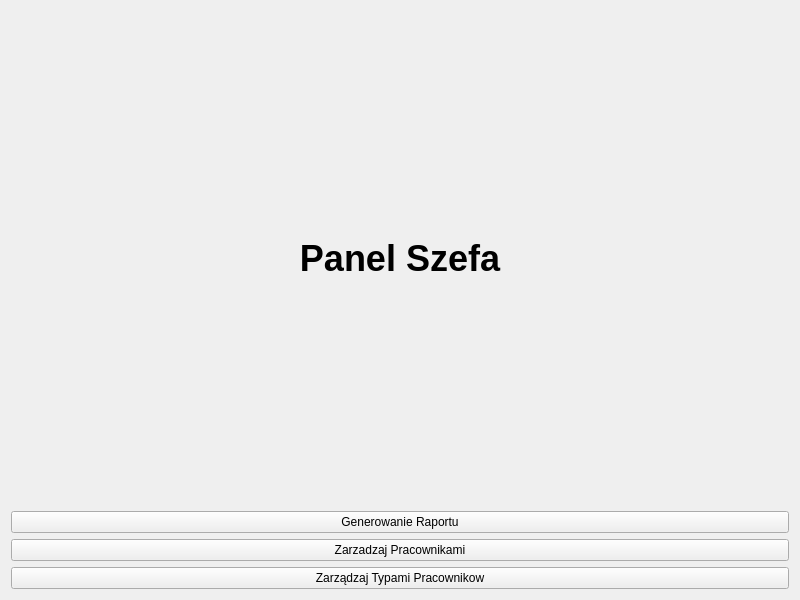
<?xml version="1.0" encoding="UTF-8"?>
<ui version="4.0">
 <class>PanelSzefa</class>
 <widget class="QWidget" name="PanelSzefa">
  <property name="geometry">
   <rect>
    <x>0</x>
    <y>0</y>
    <width>800</width>
    <height>600</height>
   </rect>
  </property>
  <property name="windowTitle">
   <string>Form</string>
  </property>
  <layout class="QVBoxLayout" name="verticalLayout">
   <item>
    <widget class="QLabel" name="label">
     <property name="font">
      <font>
       <pointsize>27</pointsize>
       <bold>true</bold>
      </font>
     </property>
     <property name="text">
      <string>Panel Szefa</string>
     </property>
     <property name="alignment">
      <set>Qt::AlignCenter</set>
     </property>
    </widget>
   </item>
   <item>
    <widget class="QPushButton" name="Raport_Button">
     <property name="text">
      <string>Generowanie Raportu</string>
     </property>
    </widget>
   </item>
   <item>
    <widget class="QPushButton" name="Pracownicy_Button">
     <property name="text">
      <string>Zarzadzaj Pracownikami</string>
     </property>
    </widget>
   </item>
   <item>
    <widget class="QPushButton" name="Typy_Button">
     <property name="text">
      <string>Zarządzaj Typami Pracownikow</string>
     </property>
    </widget>
   </item>
  </layout>
 </widget>
 <resources/>
 <connections/>
</ui>
